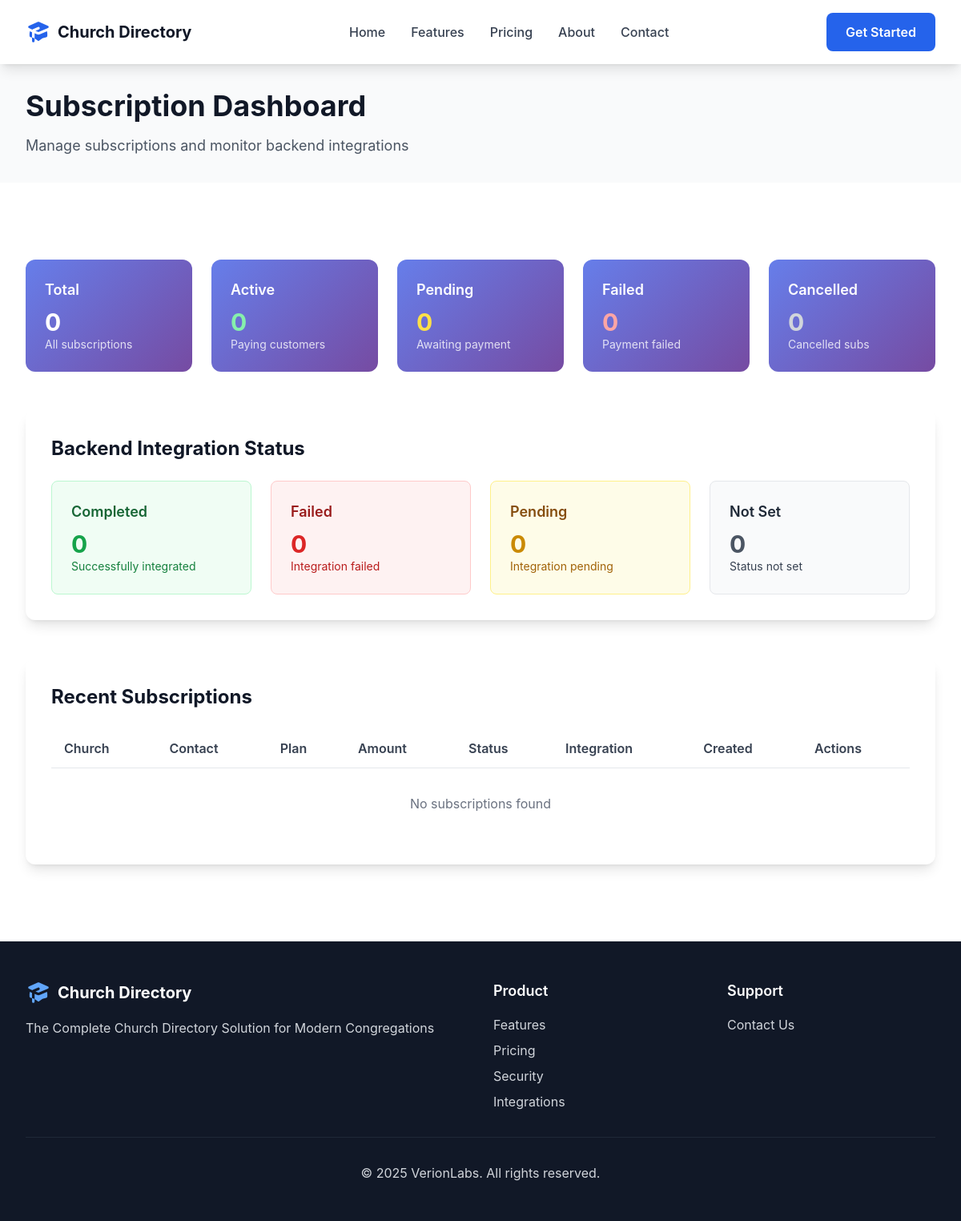
The app's page /directory/subscription-dashboard/ (signed in), older data.
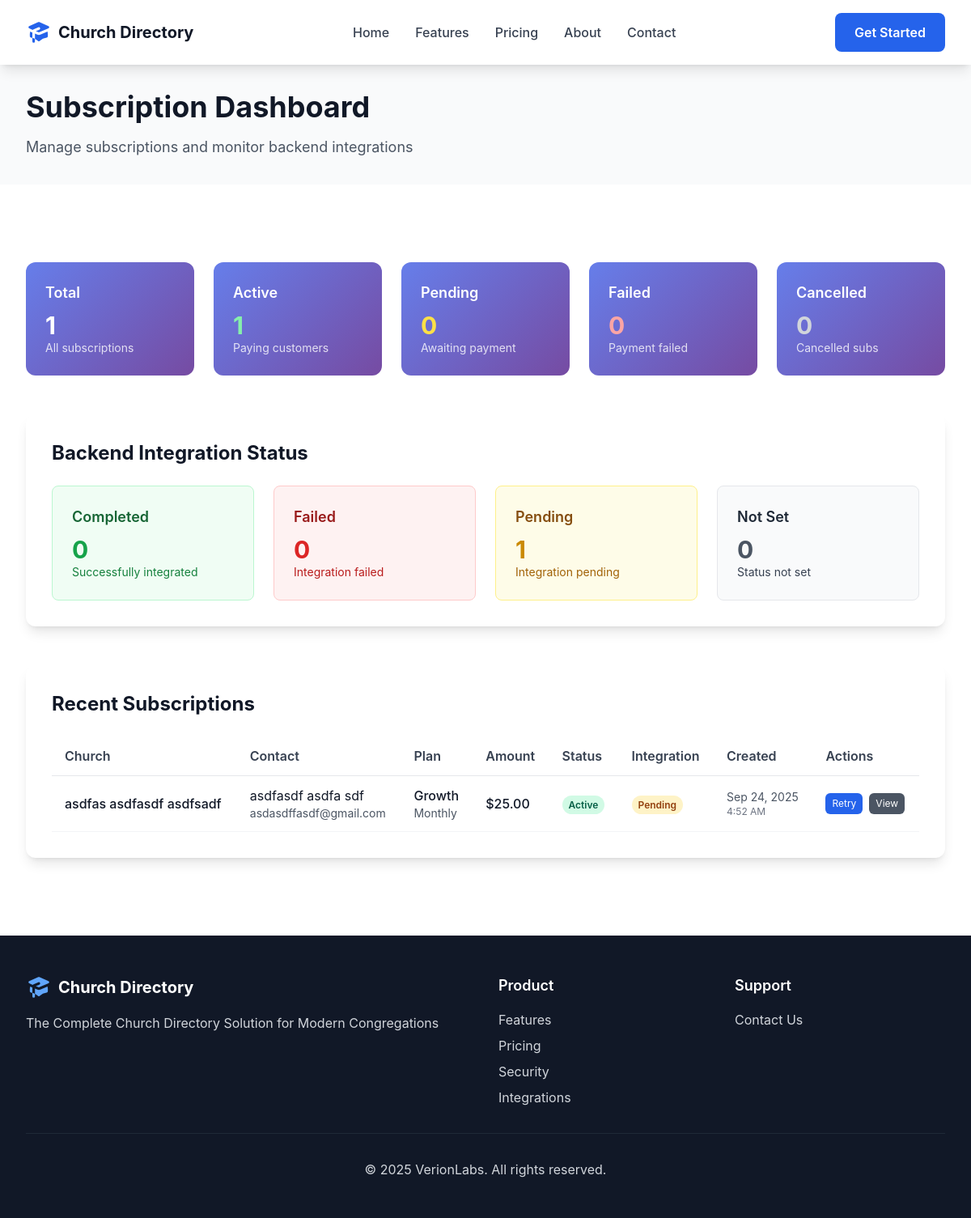
The same page, newer data.
### church_directory/models.py (models this page shows, shortened)
class Subscription(models.Model):
    BILLING_PERIODS = [
        ('monthly', 'Monthly'),
        ('annual', 'Annual'),
    ]
    STATUS_CHOICES = [
        ('pending', 'Pending'),
        ('processing', 'Processing'),
        ('active', 'Active'),
        ('cancelled', 'Cancelled'),
        ('expired', 'Expired'),
        ('suspended', 'Suspended'),
        ('failed', 'Payment Failed'),
    ]
    id = models.UUIDField(primary_key=True, default=uuid.uuid4, editable=False)
    email = models.EmailField()
    church_name = models.CharField(max_length=200)
    contact_name = models.CharField(max_length=100)
    phone = models.CharField(max_length=20, blank=True)
    pricing_tier = models.ForeignKey(PricingTier, on_delete=models.PROTECT)
    billing_period = models.CharField(max_length=20, choices=BILLING_PERIODS, default='monthly')
    base_amount = models.DecimalField(max_digits=10, decimal_places=2)
    discount_amount = models.DecimalField(max_digits=10, decimal_places=2, default=0)
    final_amount = models.DecimalField(max_digits=10, decimal_places=2)
    coupon_used = models.ForeignKey(
        Coupon,
        on_delete=models.SET_NULL,
        null=True,
        blank=True
    )
    status = models.CharField(max_length=20, choices=STATUS_CHOICES, default='pending')
    start_date = models.DateTimeField(null=True, blank=True)
    end_date = models.DateTimeField(null=True, blank=True)
    trial_end_date = models.DateTimeField(null=True, blank=True)
    next_billing_date = models.DateTimeField(null=True, blank=True)
    stripe_customer_id = models.CharField(max_length=100, blank=True)
    stripe_subscription_id = models.CharField(max_length=100, blank=True)
    stripe_payment_intent_id = models.CharField(max_length=100, blank=True)
    stripe_payment_method_id = models.CharField(max_length=100, blank=True)
    stripe_invoice_id = models.CharField(max_length=100, blank=True)
    backend_organization_id = models.CharField(max_length=100, blank=True, help_text="Organization ID in the main church directory backend")
    backend_tenant_slug = models.CharField(max_length=63, blank=True, help_text="Tenant slug for the organization in the main backend")
    backend_integration_status = models.CharField(max_length=20, default='pending', choices=[
        ('pending', 'Pending'),
        ('processing', 'Processing'),
        ('completed', 'Completed'),
        ('failed', 'Failed'),
    ])
    backend_integration_error = models.TextField(blank=True, help_text="Error message if integration failed")
    notes = models.TextField(blank=True)
    created_at = models.DateTimeField(auto_now_add=True)
    updated_at = models.DateTimeField(auto_now=True)
    class Meta:
        ordering = ['-created_at']
        verbose_name = "Subscription"
        verbose_name_plural = "Subscriptions"

class PricingTier(models.Model):
    name = models.CharField(max_length=100, help_text="e.g., 'Starter', 'Growth', 'Premium'")
    description = models.TextField(help_text="Brief description of the tier")
    max_users = models.PositiveIntegerField(
        help_text="Maximum number of users allowed (0 for unlimited)"
    )
    monthly_price = models.DecimalField(
        max_digits=10,
        decimal_places=2,
        help_text="Monthly subscription price in USD"
    )
    annual_price = models.DecimalField(
        max_digits=10,
        decimal_places=2,
        null=True,
        blank=True,
        help_text="Annual subscription price in USD (optional)"
    )
    features = models.JSONField(
        default=list,
        help_text="List of features included in this tier"
    )
    is_popular = models.BooleanField(
        default=False,
        help_text="Mark as popular choice (for highlighting in pricing table)"
    )
    is_active = models.BooleanField(default=True)
    sort_order = models.PositiveIntegerField(default=0)
    created_at = models.DateTimeField(auto_now_add=True)
    updated_at = models.DateTimeField(auto_now=True)
    class Meta:
        ordering = ['sort_order', 'monthly_price']
        verbose_name = "Pricing Tier"
        verbose_name_plural = "Pricing Tiers"

### church_directory/views.py (the view)
# urls.py: path('subscription-dashboard/', views.subscription_dashboard, name='subscription_dashboard'),
def subscription_dashboard(request):
    if not request.user.is_staff:
        return redirect('church_directory:home')
    from django.db.models import Count, Q
    from datetime import datetime, timedelta
    total_subscriptions = Subscription.objects.count()
    active_subscriptions = Subscription.objects.filter(status='active').count()
    pending_subscriptions = Subscription.objects.filter(status='pending').count()
    failed_subscriptions = Subscription.objects.filter(status='failed').count()
    cancelled_subscriptions = Subscription.objects.filter(status='cancelled').count()
    recent_subscriptions = Subscription.objects.all().order_by('-created_at')[:10]
    integration_stats = Subscription.objects.filter(status='active').aggregate(
        completed=Count('id', filter=Q(backend_integration_status='completed')),
        failed=Count('id', filter=Q(backend_integration_status='failed')),
        pending=Count('id', filter=Q(backend_integration_status='pending')),
        not_set=Count('id', filter=Q(backend_integration_status__in=['', None]))
    )
    context = {
        'page_title': 'Subscription Dashboard',
        'stats': {
            'total': total_subscriptions,
            'active': active_subscriptions,
            'pending': pending_subscriptions,
            'failed': failed_subscriptions,
            'cancelled': cancelled_subscriptions,
        },
        'integration_stats': integration_stats,
        'recent_subscriptions': recent_subscriptions,
    }
    return render(request, 'church_directory/subscription_dashboard.html', context)

### website/context_processors.py (called while the page is built)
def site_config(request):
    try:
        config = SiteConfig.objects.first()
    except SiteConfig.DoesNotExist:
        config = None
    try:
        development_banner = DevelopmentBanner.objects.first()
    except DevelopmentBanner.DoesNotExist:
        development_banner = None
    navigation_items = NavigationItem.objects.filter(is_active=True).order_by('order')
    return {
        'site_config': config,
        'navigation_items': navigation_items,
        'development_banner': development_banner,
    }

### templates/church_directory/subscription_dashboard.html (shortened to what the changed rows need)
{% extends 'church_directory/base.html' %}
{% load static %}
{% block content %}
<section class="bg-gray-50 py-8">
    <div class="container-width">
        <h1 class="text-3xl lg:text-4xl font-bold text-gray-900 mb-4">
            Subscription Dashboard
        </h1>
    </div>
</section>
<section class="section-padding">
    <div class="container-width">
        <div class="grid grid-cols-1 md:grid-cols-2 lg:grid-cols-5 gap-6 mb-12">
            <div class="stat-card text-white p-6 rounded-xl">
                <h3 class="text-lg font-semibold mb-2">Total</h3>
                <p class="text-3xl font-bold">{{ stats.total }}</p>
                <p class="text-sm opacity-80">All subscriptions</p>
            </div>
            <div class="stat-card text-white p-6 rounded-xl">
                <h3 class="text-lg font-semibold mb-2">Active</h3>
                <p class="text-3xl font-bold text-green-300">{{ stats.active }}</p>
                <p class="text-sm opacity-80">Paying customers</p>
            </div>
        </div>
        <div class="bg-white rounded-xl shadow-lg p-8 mb-12">
            <h2 class="text-2xl font-bold text-gray-900 mb-6">Backend Integration Status</h2>
            <div class="grid grid-cols-1 md:grid-cols-2 lg:grid-cols-4 gap-6">
                <div class="integration-card bg-yellow-50 p-6 rounded-lg border border-yellow-200">
                    <h3 class="text-lg font-semibold text-yellow-800 mb-2">Pending</h3>
                    <p class="text-3xl font-bold text-yellow-600">{{ integration_stats.pending }}</p>
                    <p class="text-sm text-yellow-700">Integration pending</p>
                </div>
            </div>
        </div>
        <div class="bg-white rounded-xl shadow-lg p-8">
            <h2 class="text-2xl font-bold text-gray-900 mb-6">Recent Subscriptions</h2>
            <div class="overflow-x-auto">
                <table class="w-full">
                    <thead>
                        <tr class="border-b border-gray-200">
                            <th class="text-left py-3 px-4 font-semibold text-gray-700">Church</th>
                            <th class="text-left py-3 px-4 font-semibold text-gray-700">Contact</th>
                            <th class="text-left py-3 px-4 font-semibold text-gray-700">Plan</th>
                            <th class="text-left py-3 px-4 font-semibold text-gray-700">Amount</th>
                            <th class="text-left py-3 px-4 font-semibold text-gray-700">Status</th>
                            <th class="text-left py-3 px-4 font-semibold text-gray-700">Integration</th>
                            <th class="text-left py-3 px-4 font-semibold text-gray-700">Created</th>
                            <th class="text-left py-3 px-4 font-semibold text-gray-700">Actions</th>
                        </tr>
                    </thead>
                    <tbody>
                        {% for subscription in recent_subscriptions %}
                        <tr class="border-b border-gray-100 hover:bg-gray-50">
                            <td class="py-3 px-4">
                                <div class="font-medium text-gray-900">{{ subscription.church_name }}</div>
                            </td>
                            <td class="py-3 px-4">
                                <div class="text-gray-900">{{ subscription.contact_name }}</div>
                                <div class="text-sm text-gray-600">{{ subscription.email }}</div>
                            </td>
                            <td class="py-3 px-4">
                                <div class="font-medium">{{ subscription.pricing_tier.name }}</div>
                                <div class="text-sm text-gray-600">{{ subscription.billing_period|capfirst }}</div>
                            </td>
                            <td class="py-3 px-4">
                                <span class="font-medium">${{ subscription.final_amount }}</span>
                            </td>
                            <td class="py-3 px-4">
                                {% if subscription.status == 'active' %}
                                <span class="status-badge status-active">Active</span>
                                {% elif subscription.status == 'pending' %}
                                <span class="status-badge status-pending">Pending</span>
                                {% elif subscription.status == 'failed' %}
                                <span class="status-badge status-failed">Failed</span>
                                {% elif subscription.status == 'cancelled' %}
                                <span class="status-badge status-cancelled">Cancelled</span>
                                {% else %}
                                <span class="status-badge status-cancelled">{{ subscription.status|capfirst }}</span>
                                {% endif %}
                            </td>
                            <td class="py-3 px-4">
                                {% if subscription.backend_integration_status == 'completed' %}
                                <span class="status-badge integration-completed">Completed</span>
                                {% elif subscription.backend_integration_status == 'failed' %}
                                <span class="status-badge integration-failed">Failed</span>
                                {% elif subscription.backend_integration_status == 'pending' %}
                                <span class="status-badge integration-pending">Pending</span>
                                {% else %}
                                <span class="status-badge integration-not-set">Not Set</span>
                                {% endif %}
                            </td>
                            <td class="py-3 px-4">
                                <div class="text-sm text-gray-600">{{ subscription.created_at|date:"M j, Y" }}</div>
                                <div class="text-xs text-gray-500">{{ subscription.created_at|time:"g:i A" }}</div>
                            </td>
                            <td class="py-3 px-4">
                                <div class="flex space-x-2">
                                    {% if subscription.status == 'active' and subscription.backend_integration_status != 'completed' %}
                                    <button onclick="retryIntegration('{{ subscription.id }}')"
                                            class="action-button bg-blue-600 text-white hover:bg-blue-700">
                                        Retry
                                    </button>
                                    {% endif %}
                                    <button onclick="viewDetails('{{ subscription.id }}')"
                                            class="action-button bg-gray-600 text-white hover:bg-gray-700">
                                        View
                                    </button>
                                </div>
                            </td>
                        </tr>
                        {% empty %}
                        <tr>
                            <td colspan="8" class="py-8 px-4 text-center text-gray-500">
                                No subscriptions found
                            </td>
                        </tr>
                        {% endfor %}
                    </tbody>
                </table>
            </div>
        </div>
    </div>
</section>
{% endblock %}

Row changes from the older to the newer data that the page shows:
added Subscription: church_name "asdfas asdfasdf asdfsadf", contact_name "asdfasdf asdfa sdf", email "asdasdffasdf@gmail.com", pricing_tier.name "Growth", billing_period "Monthly", final_amount "25.00", status "Active", backend_integration_status "Pending", created_at "Sep 24, 2025", created_at "4:52 AM"
Text that changed along with them:
{{ stats.total }}: "0" → "1"
{{ stats.active }}: "0" → "1"
{{ integration_stats.pending }}: "0" → "1"
text no longer shown: "No subscriptions found"
